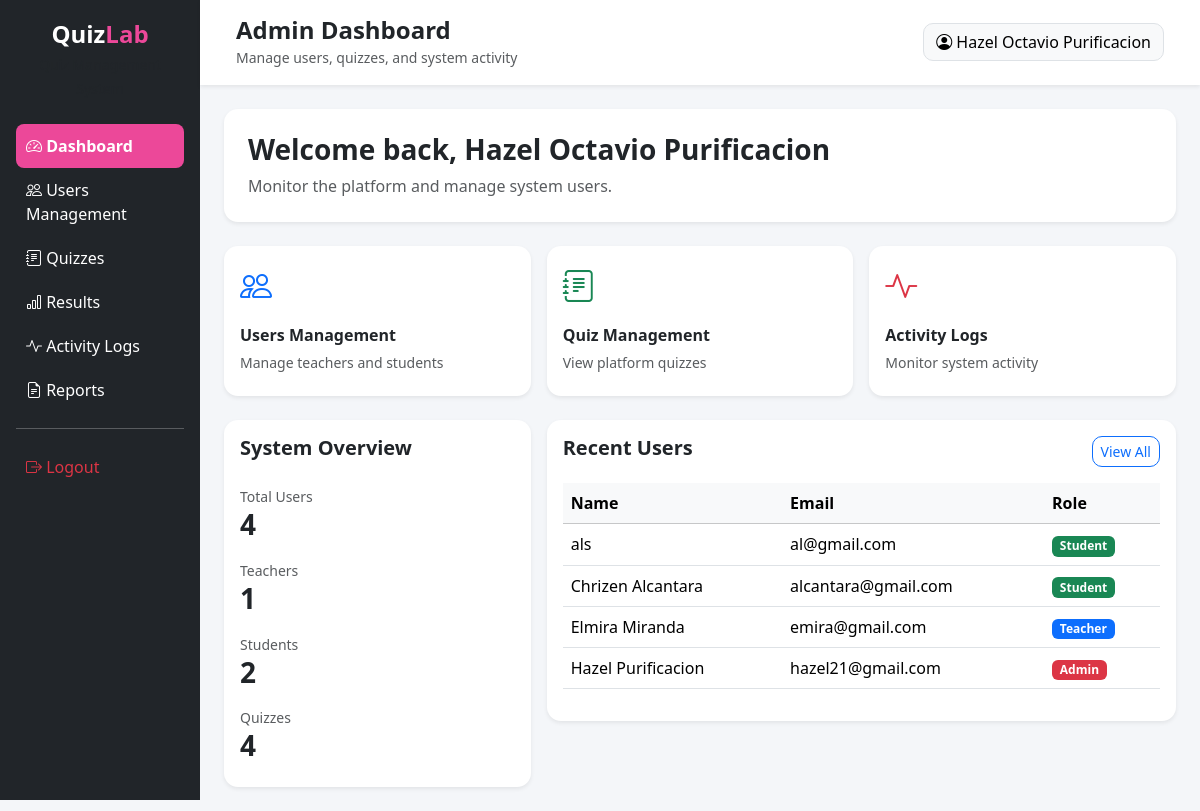
The page /frontend/admin/dashboard.php (signed in) on the database as committed earlier.
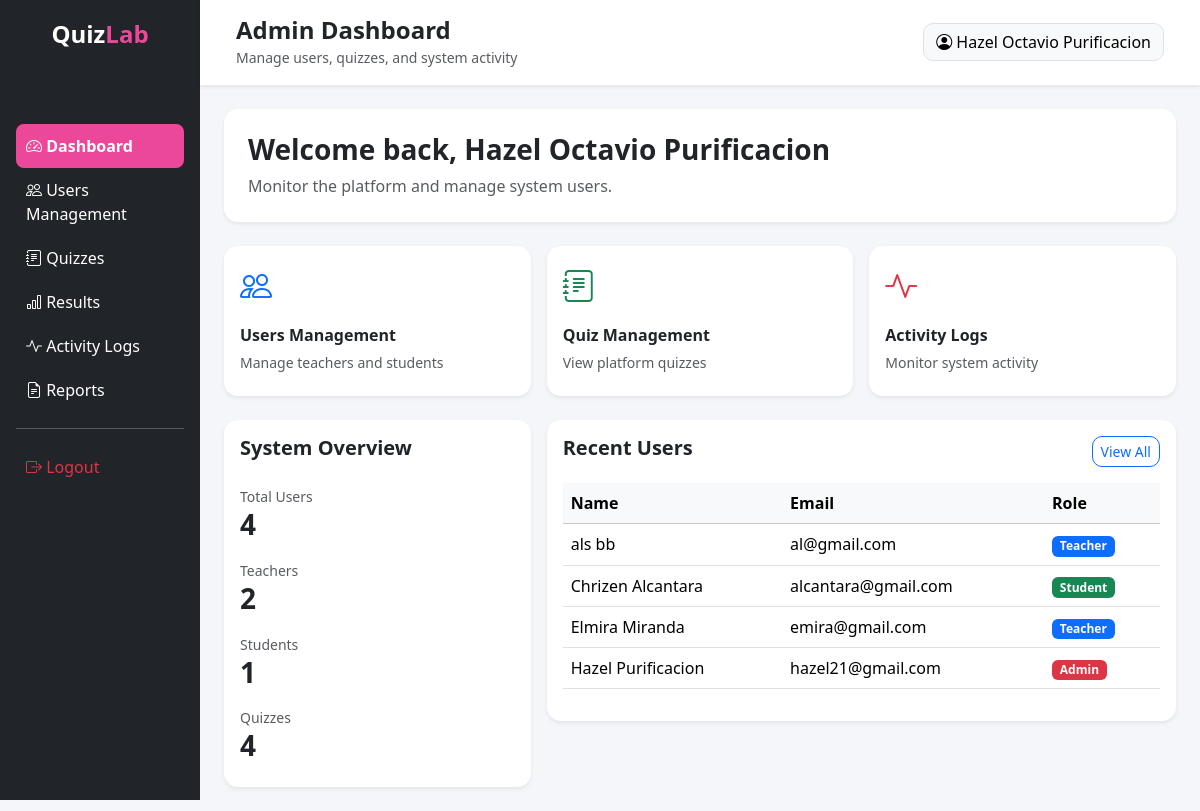
The same page on the database as committed later.
### tables this page shows
CREATE TABLE `users` (
  `user_id` int(11) NOT NULL,
  `firstname` varchar(50) NOT NULL,
  `middlename` varchar(50) DEFAULT NULL,
  `lastname` varchar(50) NOT NULL,
  `email` varchar(100) NOT NULL,
  `password` varchar(255) NOT NULL,
  `role` enum('admin','teacher','student') NOT NULL,
  `profile_picture` varchar(255) DEFAULT NULL,
  `status` enum('active','inactive') DEFAULT 'active',
  `created_at` timestamp NOT NULL DEFAULT current_timestamp()
);

### frontend/admin/dashboard.php (the view, shortened to what the changed rows need)
<?php
require_once "../../backend/database.php";
$totalTeachers = $pdo->query("
    SELECT COUNT(*) FROM users
    WHERE role='teacher'
")->fetchColumn();
$totalStudents = $pdo->query("
    SELECT COUNT(*) FROM users
    WHERE role='student'
")->fetchColumn();
$stmt = $pdo->query("
    SELECT *
    FROM users
    ORDER BY user_id DESC
    LIMIT 5
");
$recentUsers = $stmt->fetchAll(PDO::FETCH_ASSOC);
?>
<!DOCTYPE html>
<html lang="en">
<head>
    <link href="https://cdn.jsdelivr.net/npm/bootstrap@5.3.2/dist/css/bootstrap.min.css" rel="stylesheet">
    <link rel="stylesheet"
        href="https://cdn.jsdelivr.net/npm/bootstrap-icons@1.11.1/font/bootstrap-icons.css">
    <link rel="stylesheet" href="style.css">
</head>
<body style="background:#f4f6f9;">
<div class="container-fluid">
    <div class="row">
        <div class="col-md-10 p-0">
            <div class="p-4">
                <div class="row g-3">
                    <div class="col-md-4">
                        <div class="card border-0 shadow-sm dashboard-card h-100">
                            <div class="card-body">
                                <div class="mb-3">
                                    <small class="text-muted">Teachers</small>
                                    <h3 class="fw-bold"><?= $totalTeachers ?></h3>
                                </div>
                                <div class="mb-3">
                                    <small class="text-muted">Students</small>
                                    <h3 class="fw-bold"><?= $totalStudents ?></h3>
                                </div>
                            </div>
                        </div>
                    </div>
                    <div class="col-md-8">
                        <div class="card border-0 shadow-sm dashboard-card">
                            <div class="card-body">
                                <div class="dashboard-scroll">
                                    <table class="table table-hover align-middle">
                                        <thead class="table-light">
                                            <tr>
                                                <th>Name</th>
                                                <th>Email</th>
                                                <th>Role</th>
                                            </tr>
                                        </thead>
                                        <tbody>
                                            <?php foreach($recentUsers as $user): ?>
                                                <tr>
                                                    <td>
                                                        <?= htmlspecialchars($user['firstname']) ?>
                                                        <?= htmlspecialchars($user['lastname']) ?>
                                                    </td>
                                                    <td>
                                                        <?= htmlspecialchars($user['email']) ?>
                                                    </td>
                                                    <td>
                                                        <?php if($user['role'] == 'admin'): ?>
                                                            <span class="badge bg-danger">
                                                                Admin
                                                            </span>
                                                        <?php elseif($user['role'] == 'teacher'): ?>
                                                            <span class="badge bg-primary">
                                                                Teacher
                                                            </span>
                                                        <?php else: ?>
                                                            <span class="badge bg-success">
                                                                Student
                                                            </span>
                                                        <?php endif; ?>
                                                    </td>
                                                </tr>
                                            <?php endforeach; ?>
                                        </tbody>
                                    </table>
                                </div>
                            </div>
                        </div>
                    </div>
                </div>
            </div>
        </div>
    </div>
</div>
</body>
</html>

Rows that differ between the two databases and show on the page:
changed users "als": lastname (not shown) → "bb"; role "Student" → "Teacher"
Other text that changed with them:
$totalTeachers: "1" → "2"
$totalStudents: "2" → "1"
